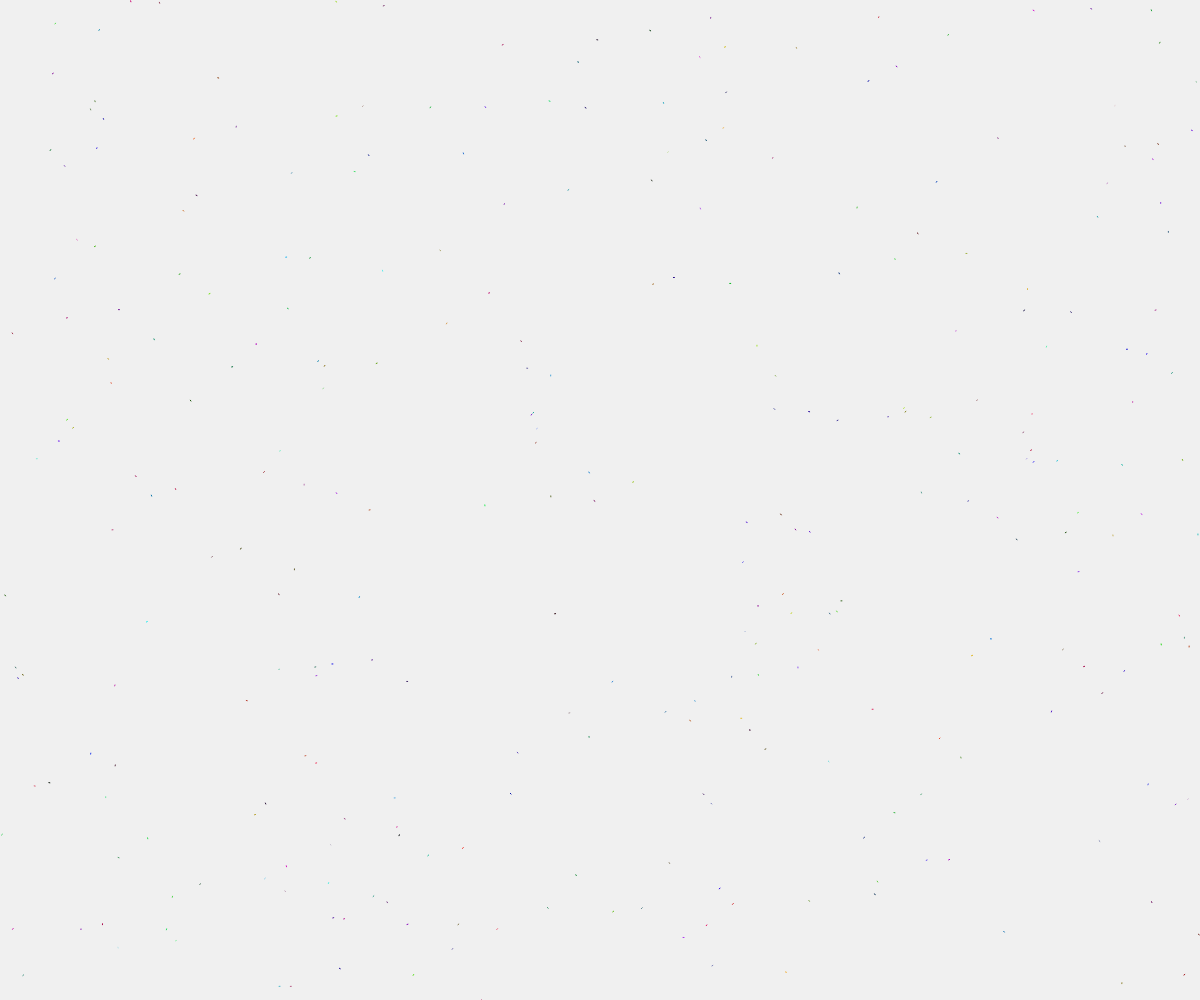
Frame 1 (no input)
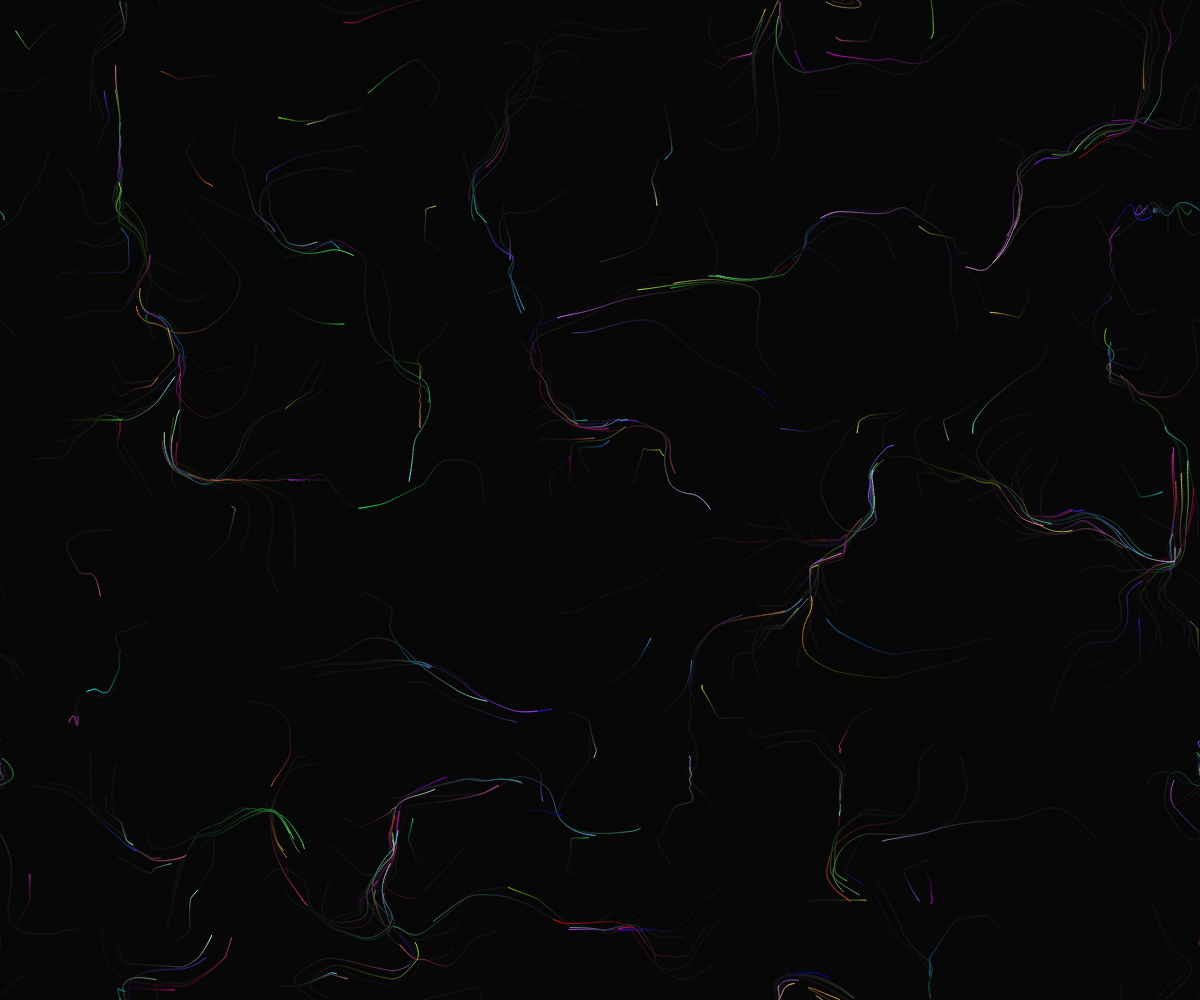
Frame 60 (no input)
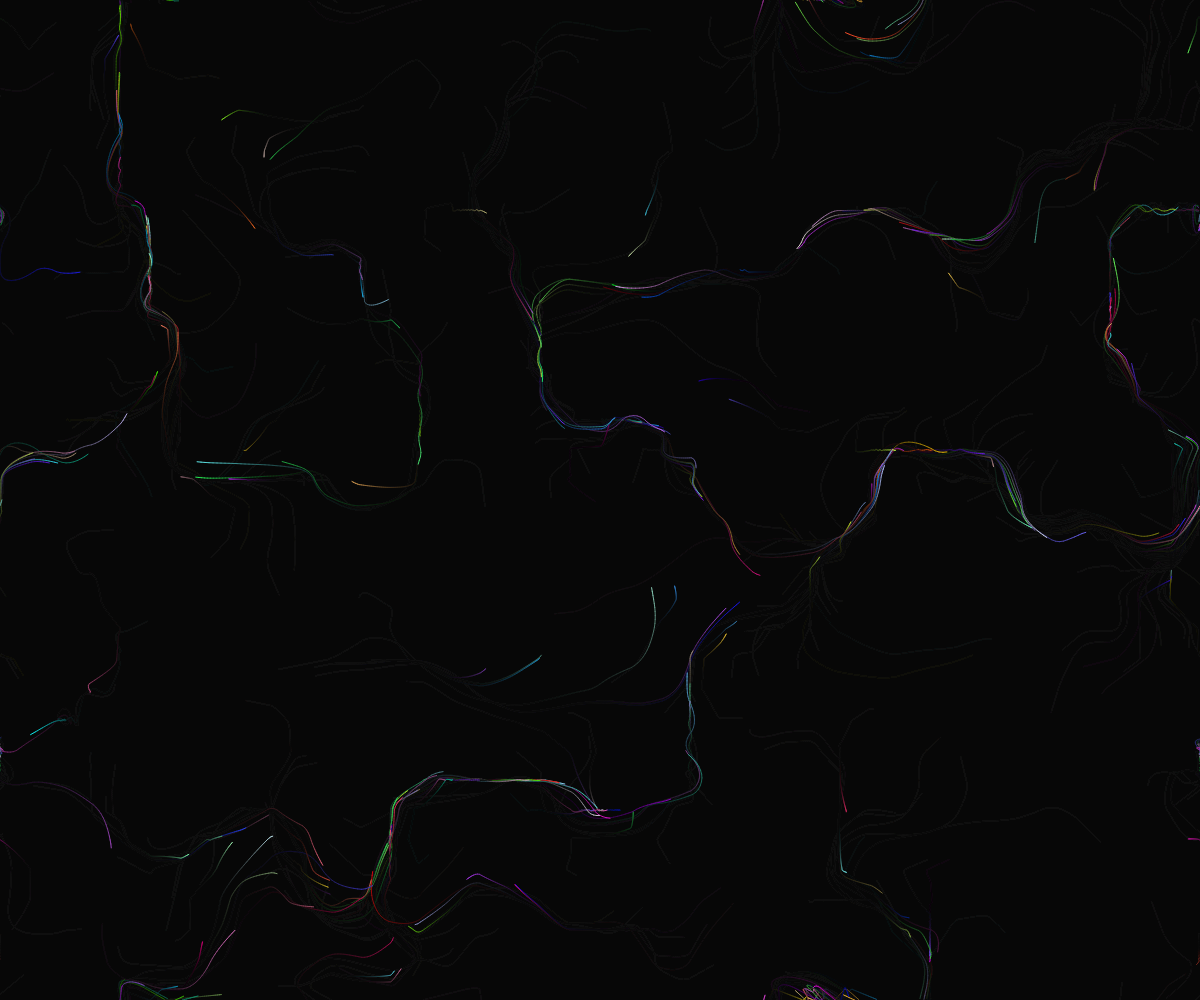
Frame 120 (the mouse pressed at the canvas centre since frame 60)

The p5.js sketch that drew these frames (run headless with seeded random() and noise() and a simulated clock; from frame 60 on, the mouse is pressed at the canvas centre):

// p5.js sketch
// ── sketch.js
// Daniel Shiffman
// https://thecodingtrain.com/CodingChallenges/024-perlinnoiseflowfield.html

var inc = 0.1;
var scl;
var cols, rows;

var zoff = 0;

var fr;

var particles = [];

var flowfield;

var root = {
  backgroundColor: {  
    r: 0,
    g: 0,
    b: 0
    },
    flowfieldScale:30,
    minParticleSpeed:1,
    maxParticleSpeed:5,
    particleAmount: 300,
    particleSize: 1,
    randomParticleColor:true,
    displayFlowFeild:false    
};


function setup() {
  scl = root.flowfieldScale;
  createCanvas(window.innerWidth, window.innerHeight);
  cols = floor(width / scl);
  rows = floor(height / scl);
  fr = createP('');

  flowfield = new Array(cols * rows);

  for (var i = 0; i < root.particleAmount; i++) {
    particles[i] = new Particle();
  }
  
}

function mouseClicked() {
    particles = [];
    flowfield = new Array(cols * rows);

    for (var i = 0; i < root.particleAmount; i++) {
      particles[i] = new Particle();
    }
    background(0);
    scl = root.flowfieldScale;
}

function draw() {
  var yoff = 0;
  for (var y = 0; y < rows; y++) {
    var xoff = 0;
    for (var x = 0; x < cols; x++) {
      var index = x + y * cols;
      var angle = noise(xoff, yoff, zoff) * TWO_PI * 4;
      var v = p5.Vector.fromAngle(angle);
      v.setMag(1);
      flowfield[index] = v;
      xoff += inc;
      
      if(root.displayFlowFeild == true){
        stroke(255);

        push();
        translate(x * scl, y * scl);
        rotate(v.heading());
        strokeWeight(1);
        line(0, 0, scl, 0);
        pop();
      }

    }
    yoff += inc;

    zoff += 0.00003;
  }

  for (var i = 0; i < particles.length; i++) {
    particles[i].follow(flowfield);
    particles[i].update();
    particles[i].edges();
    particles[i].show();
  }
  background(root.backgroundColor.r,root.backgroundColor.g,root.backgroundColor.b,15);
  // fr.html(floor(frameRate()));
}

function livelyPropertyListener(name, val)
{
  switch(name) {
    case "backgroundColor":
      root.backgroundColor =  hexToRgb(val);
      break;
    case "flowfieldScale":
      root.flowfieldScale = floor(val);
      break;    
    case "particleAmount":
      root.particleAmount = floor(val);
      break; 
    case "maxParticleSpeed":
      root.maxParticleSpeed = floor(val);
      break; 
    case "randomParticleColor":
      root.randomParticleColor = val;
      break; 
    case "displayFlowFeild":
        root.displayFlowFeild = val;
        break; 
    case "particleSize":
      root.particleSize = val;
      break;
  }
}

function hexToRgb(hex) {
  var result = /^#?([a-f\d]{2})([a-f\d]{2})([a-f\d]{2})$/i.exec(hex);
  return result ? {
    r: parseInt(result[1], 16),
    g: parseInt(result[2], 16),
    b: parseInt(result[3], 16),
  } : null;
}
// ── particle.js
// Daniel Shiffman
// http://codingtra.in
// http://patreon.com/codingtrain
// Code for: https://youtu.be/BjoM9oKOAKY

class Particle {
    constructor() {
      this.pos = createVector(random(width), random(height));
      this.vel = createVector(0, 0);
      this.acc = createVector(0, 0);
      this.maxspeed = floor(random(root.minParticleSpeed,root.maxParticleSpeed));
      this.prevPos = this.pos.copy();
      if(root.randomParticleColor){
        this.color = color(random(255),random(255),random(255));
      }else{
        this.color = color(255,255,255);
      }
    }
  
    update() {
      this.vel.add(this.acc);
      this.vel.limit(this.maxspeed);
      this.pos.add(this.vel);
      this.acc.mult(0);
    }
  
    follow(vectors) {
      var x = floor(this.pos.x / scl);
      var y = floor(this.pos.y / scl);
      var index = x + y * cols;
      var force = vectors[index];
      this.applyForce(force);
    }
  
    applyForce(force) {
      this.acc.add(force);
    }
  
    show() {
      stroke(this.color);
      strokeWeight(root.particleSize);
      line(this.pos.x, this.pos.y, this.prevPos.x, this.prevPos.y);
      
      this.updatePrev();
    }
  
    updatePrev() {
      this.prevPos.x = this.pos.x;
      this.prevPos.y = this.pos.y;
    }
  
    edges() {
      if (this.pos.x > width) {
        this.pos.x = 0;
        this.updatePrev();
      }
      if (this.pos.x < 0) {
        this.pos.x = width;
        this.updatePrev();
      }
      if (this.pos.y > height) {
        this.pos.y = 0;
        this.updatePrev();
      }
      if (this.pos.y < 0) {
        this.pos.y = height;
        this.updatePrev();
      }
  
    }
  
  }
// ── style.css
* {
  margin: 0;
  padding: 0;
}
canvas {
  display: block;
}

body {
  background-color: black;
}
  
